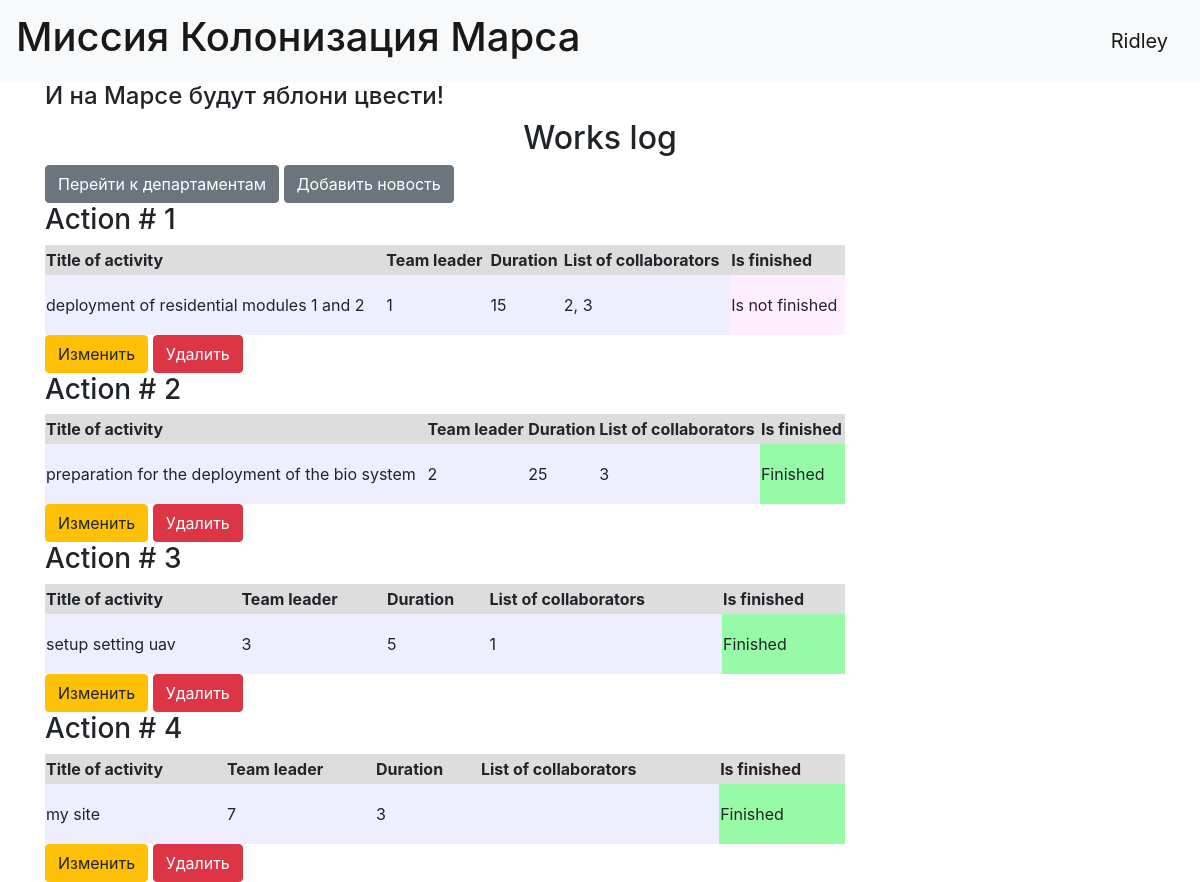
The page / (signed in) on the database its author committed.
### data/users.py (models this page shows, shortened)
class User(SqlAlchemyBase, UserMixin):
    __tablename__ = 'users'
    id = sqlalchemy.Column(sqlalchemy.Integer, primary_key=True, autoincrement=True)
    surname = sqlalchemy.Column(sqlalchemy.String, nullable=True)
    name = sqlalchemy.Column(sqlalchemy.String, nullable=True)
    age = sqlalchemy.Column(sqlalchemy.Integer, nullable=True)
    position = sqlalchemy.Column(sqlalchemy.String, nullable=True)
    speciality = sqlalchemy.Column(sqlalchemy.String, nullable=True)
    address = sqlalchemy.Column(sqlalchemy.String, nullable=True)
    email = sqlalchemy.Column(sqlalchemy.String, nullable=True, unique=True)
    hashed_password = sqlalchemy.Column(sqlalchemy.String, nullable=True)
    modified_date = sqlalchemy.Column(sqlalchemy.DateTime, nullable=True, default=datetime.datetime.now)
    jobs = orm.relationship("Jobs", back_populates='user')

### data/jobs.py (models this page shows)
class Jobs(SqlAlchemyBase):
    __tablename__ = 'jobs'
    id = sqlalchemy.Column(sqlalchemy.Integer, primary_key=True, autoincrement=True)
    team_leader = sqlalchemy.Column(sqlalchemy.Integer, sqlalchemy.ForeignKey("users.id"))
    job = sqlalchemy.Column(sqlalchemy.String, nullable=True)
    work_size = sqlalchemy.Column(sqlalchemy.Integer, nullable=True)
    collaborators = sqlalchemy.Column(sqlalchemy.String, nullable=True)
    start_date = sqlalchemy.Column(sqlalchemy.DateTime, nullable=True)
    end_date = sqlalchemy.Column(sqlalchemy.DateTime, nullable=True)
    is_finished = sqlalchemy.Column(sqlalchemy.Boolean, nullable=True)
    user = orm.relationship('User')

### main.py (the view)
@app.route("/")
def index():
    session = db_session.create_session()
    list_work = list(session.query(Jobs))
    return render_template('index.html', list_work=list_work)

### data/db_session.py (called while the page is built)
def create_session() -> Session:
    global __factory
    return __factory()

### main.py (called while the page is built)
@login_manager.user_loader
def load_user(user_id):
    db_sess = db_session.create_session()
    return db_sess.query(User).get(user_id)

### templates/index.html
{% extends "base.html" %}
{% block content %}
<h2 align="center">Works log</h2>
<a href="departments" class="btn btn-secondary">Перейти к департаментам</a>
{% if current_user.is_authenticated %}
<a href="job" class="btn btn-secondary">Добавить новость</a>
{% endif %}
{% for job in list_work%}
<h3>Action # {{ job.id }}</h3>
<div>
    <table width="800px">
        <tr bgcolor='#dddddd' height="30px">
            <th>Title of activity</th>
            <th>Team leader</th>
            <th>Duration</th>
            <th>List of collaborators</th>
            <th>Is finished</th>
        </tr>
        <tr bgcolor='#eeeeff' height="60px">
            <td>{{job.job}}</td>
            <td>{{job.team_leader}}</td>
            <td>{{job.work_size}}</td>
            <td>{{job.collaborators}}</td>
            {% if job.is_finished %}
            <td bgcolor='#96faa7'>Finished</td>
            {% else %}
            <td bgcolor='#ffeeff'>Is not finished</td>
            {% endif %}
        </tr>
    </table>
    {% if current_user.is_authenticated and (current_user == job.user or current_user.id == 1) %}
    <div>
        <a href="/job/{{ job.id }}" class="btn btn-warning">
            Изменить
        </a>
        <a href="/job_delete/{{ job.id }}" class="btn btn-danger">
            Удалить
        </a>
    </div>
    {% endif %}
</div>
{% endfor %}
{% endblock %}

### templates/base.html (shortened to what this page needs)
<!doctype html>
<html lang="en">
<head>
    <link rel="stylesheet"
          href="https://stackpath.bootstrapcdn.com/bootstrap/4.4.1/css/bootstrap.min.css"
>
    <link rel="stylesheet" type="text/css" href="{{url_for('static', filename='css/style.css')}}" />
</head>
<body>
<header>
    <nav class="navbar navbar-light bg-light">
        <a class="navbar-brand" href="#"><h1> Миссия Колонизация Марса</h1></a>
        {% if current_user.is_authenticated %}
    <a class="navbar-brand" href="/logout">{{ current_user.name }}</a>
{% else %}
    <p>
        <a class="btn btn-primary " href="/register">Зарегистрироваться</a>
        <a class="btn btn-success" href="/login">Войти</a>
    </p>
{% endif %}
    </nav>
</header>
<main role="main" class="container">
    <h4>И на Марсе будут яблони цвести!</h4>
    {% block content %}{% endblock %}
</main>
</body>
</html>

### rows shown on the page
User: name "Ridley"
Jobs: id "1", job "deployment of residential modules 1 and 2", team_leader "1", work_size "15", collaborators "2, 3", is_finished "Is not finished"
Jobs: id "2", job "preparation for the deployment of the bio system", team_leader "2", work_size "25", collaborators "3", is_finished "Finished"
Jobs: id "3", job "setup setting uav", team_leader "3", work_size "5", collaborators "1", is_finished "Finished"
Jobs: id "4", job "my site", team_leader "7", work_size "3", is_finished "Finished"
